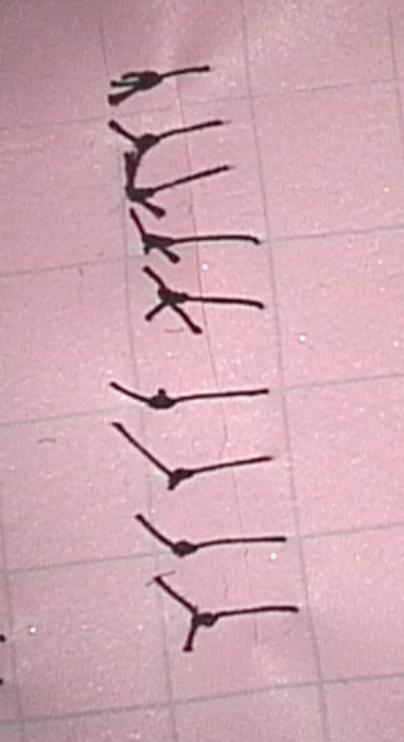
#> input picture Assignment1/data/img1.png, 404 x 742 px, found by its file name; its folder holds only this picture in this run
$ python final_def.py
#> lines starting #> are read from the running program, lines starting #| are printed output that depends on the picture; after the words box and inside, x2 and y2 are one past the last pixel; in counts of white or black regions, pixels touching at a corner belong together
import os
import cv2
import numpy as np


# To Read all images from the given dir.
def open_files():
    # Storing data directory :
    main_dir = os.getcwd()
    img_srcfolder = 'data'
    data_path = os.path.join(main_dir, img_srcfolder)

    #Storing the list of images :
    images_list = []

    if os.path.exists(data_path):
        for filename in os.listdir(data_path):
            img_path = os.path.join(data_path, filename)

            #read curr_img :
            img = cv2.imread(img_path)
#> img is the input picture: shape (742, 404, 3); mean B, G, R 177.7, 167.8, 207.1
            images_list.append(img)

    else:
        print(f"[ERROR]The '{img_srcfolder}' subfolder does not exist in the present directory!")

    return images_list


def apply_gaus(image):
    kernel_size = 3
    sigma = 1.0

    blurred_channels = [gaussian_blur_single_channel(channel, kernel_size, sigma) for channel in cv2.split(image)]
    blurred_image = cv2.merge(blurred_channels)
    return blurred_image


def gaussian_blur_single_channel(channel, kernel_size, sigma):
    kernel = gaussian_kernel(kernel_size, sigma)

    blurred_channel = convolution(channel, kernel)      # Applying convolution
    return blurred_channel


def gaussian_kernel(size, sigma):
    if sigma == 0:
        # No blurring, return a kernel with all zeros except for the center
        kernel = np.zeros((size, size))
        kernel[size // 2, size // 2] = 1
        return kernel
    else:
        kernel = np.fromfunction(
            lambda x, y: (1/(2*np.pi*sigma**2)) * np.exp(-((x-(size-1)/2)**2 + (y-(size-1)/2)**2)/(2*sigma**2)),
            (size, size)
        )
        return kernel / np.sum(kernel)


def convolution(image, kernel):
    height, width = image.shape
    k_height, k_width = kernel.shape

    pad_height = k_height // 2
    pad_width = k_width // 2

    # Create zero-padded image
    padded_image = np.zeros((height + 2 * pad_height, width + 2 * pad_width))
    padded_image[pad_height:pad_height+height, pad_width:pad_width+width] = image

    # Initialize result image
    result_image = np.zeros_like(image)

    # Perform convolution
    for i in range(height):
        for j in range(width):
            result_image[i, j] = np.sum(padded_image[i:i+k_height, j:j+k_width] * kernel)

    return result_image.astype(np.uint8)


def apply_sharpen(image, blurred_image):
    # subtracting a blurred version of img. from the original img.
    alpha = 1.5     #sharpening factor(alpha)
    beta = 0.5

    sharpened_image = (alpha * image) - (beta * blurred_image)
    sharpened_image = np.clip(sharpened_image, 0, 255).astype(np.uint8)
    return sharpened_image


def apply_gray(image):
    gray_img = cv2.cvtColor(image, cv2.COLOR_BGR2GRAY)
    return gray_img


def apply_threshold(image, threshold_value):
    thresholded_image = np.where(image >= threshold_value, 255, 0).astype(np.uint8)
    return thresholded_image


def apply_opening(inverted_image):
    kernel_x5 = np.ones((1, 5), np.uint8)
    kernel_x10 = np.ones((1, 10), np.uint8)

    open_1 = cv2.morphologyEx(inverted_image, cv2.MORPH_OPEN, kernel_x5)
    open_2 = cv2.morphologyEx(inverted_image, cv2.MORPH_OPEN, kernel_x10)
    opened_image = cv2.bitwise_and(open_1, open_2)
    return opened_image


def count_sutures(binary_image, org_image):
    contours, _ = cv2.findContours(binary_image, cv2.RETR_EXTERNAL, cv2.CHAIN_APPROX_NONE)

    ctr = 0
    total_contour_len = 0
    contour_len = []
    centroids = []
    angles = []

    for contour in contours:
        length = len(contour)
        contour_len.append(length)
        total_contour_len += length

    if len(contours) > 0:
        average_contour_length = total_contour_len / len(contours)
        median_contour_length = np.median(contour_len)
        # print("\n[LOG]Average contour length:", average_contour_length)
        # print("[LOG]Median contour length:", median_contour_length)

        for contour in contours:
            # print(len(contour))
            if len(contour) >= median_contour_length:
                ctr += 1
                leftmost = tuple(contour[contour[:, :, 0].argmin()][0])
                rightmost = tuple(contour[contour[:, :, 0].argmax()][0])
                centroid = tuple(contour.mean(axis=0)[0].astype(int))
                centroids.append(centroid)

                angle = np.arctan2(leftmost[1] - centroid[1], leftmost[0] - centroid[0])
                angles.append(angle)

                cv2.circle(org_image, leftmost, 4, (100, 255, 0), -1)
                cv2.circle(org_image, rightmost, 4, (140, 155, 270), -1)
                cv2.circle(org_image, centroid, 6, (255, 255, 0), -1)

        # print("[LOG]Contours with len. greater than median contour len: ", ctr)

    return ctr


# Taking i/p as images & storing them in a list as GrayScale
images_list = open_files()
#> images_list = 1 item
print(f"[SUCCESS]Found {len(images_list)} image(s)...Ready to process!")
#> (printed output is left out)

# Applying Gaussian Blur
blurred_images = [apply_gaus(img) for img in images_list]
#> in convolution, `padded_image[pad_height:pad_height+height, pad_width:pad_width+width] ..`:
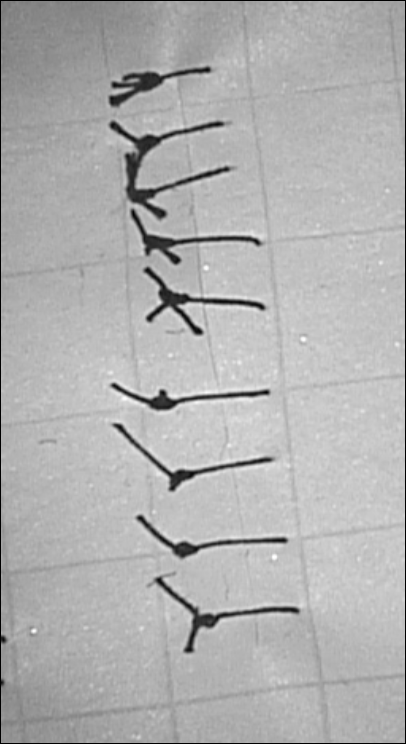
#> padded_image: shape (744, 406) float64; min 0, max 255, mean 176.3
#> after the loop in convolution, `for i in range(height):`:
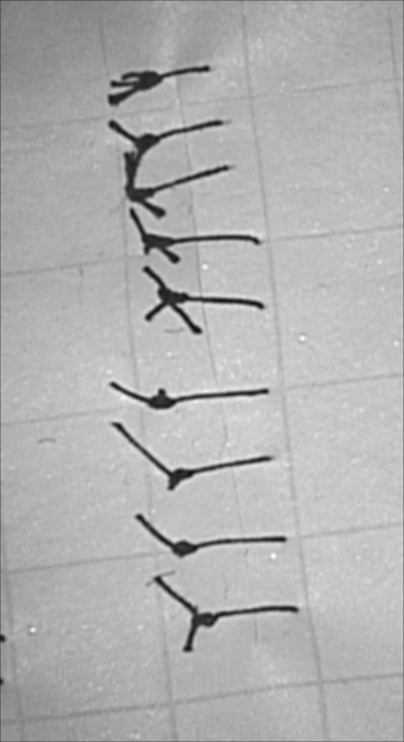
#> result_image: shape (742, 404); min 13, max 252, mean 176.8
#> in convolution (call 3), `padded_image[pad_height:pad_height+height, pad_width:pad_width+width] ..`:
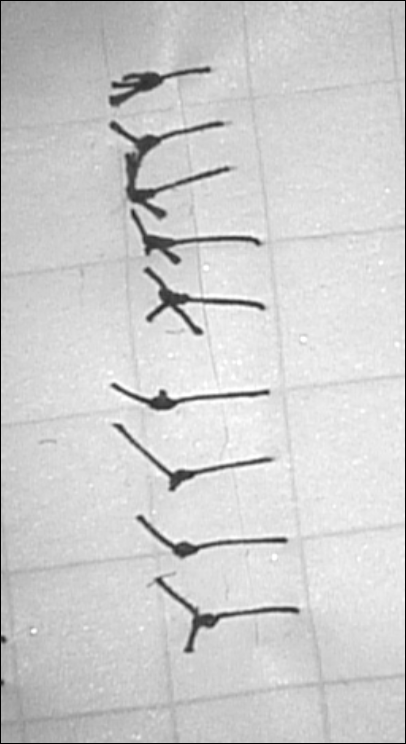
#> padded_image: shape (744, 406) float64; min 0, max 255, mean 205.5
#> after the loop in convolution (call 3), `for i in range(height):`:
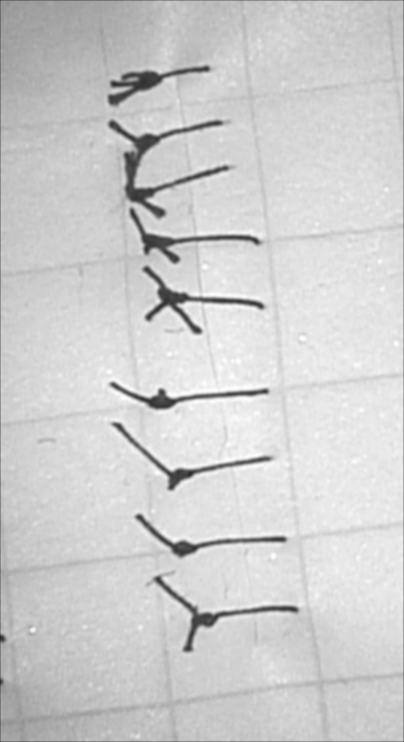
#> result_image: shape (742, 404); min 41, max 254, mean 206.2
#> in apply_gaus, `blurred_channels = [gaussian_blur_single_channel(channel, kernel_size,..`: blurred_channels = 3 items
#> blurred_images = 1 item
print("\n[LOG]Applied Gaussion Blur to all images!")

# Sharpening Images
sharpened_images = [apply_sharpen(img, blur_img) for img, blur_img in zip(images_list, blurred_images)]
#> sharpened_images = 1 item
print("[LOG]Sharpened all images!")

# Converting to Single Channel : GrayScale
gray_images = [apply_gray(sharpen_img) for sharpen_img in sharpened_images]
#> gray_images = 1 item
print("[LOG]Converted all images to Single Channel!")

# Thresholding : for segmentation
threshold_val = 120
bin_images = [apply_threshold(gray_img, threshold_val) for gray_img in gray_images]
#> in apply_threshold, `thresholded_image = np.where(image >= threshold_value, 255, 0).astype(..`:
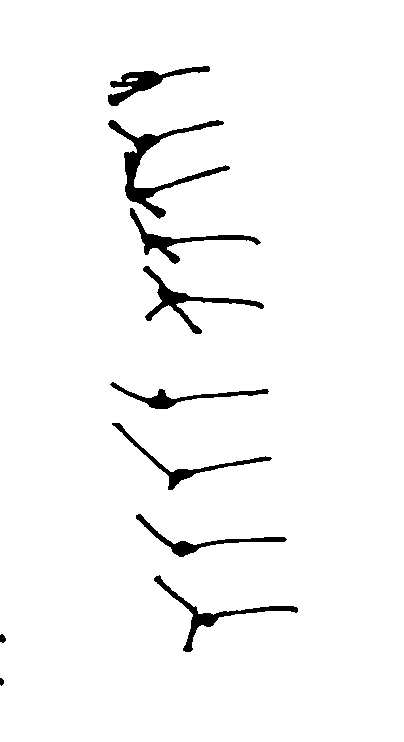
#> thresholded_image: shape (742, 404); 96.8% white; 10 black regions, largest, box (x1, y1, x2, y2) and area: (108, 120, 230, 219) 2188, (143, 266, 264, 334) 1246, (154, 575, 298, 652) 1150
#> bin_images = 1 item
print("[LOG]Converted all images to Binary images!")

# Inversion of Images
inverted_images = [255 - bin_img for bin_img in bin_images]
#> inverted_images = 1 item
print("\n[LOG]Inverted all images!")

# Applying opening to images (erosion followed by dilation)
opened_images = [apply_opening(inverted_img) for inverted_img in inverted_images]
#> in apply_opening, `open_2 = cv2.morphologyEx(inverted_image, cv2.MORPH_OPEN, kernel_x10)`:
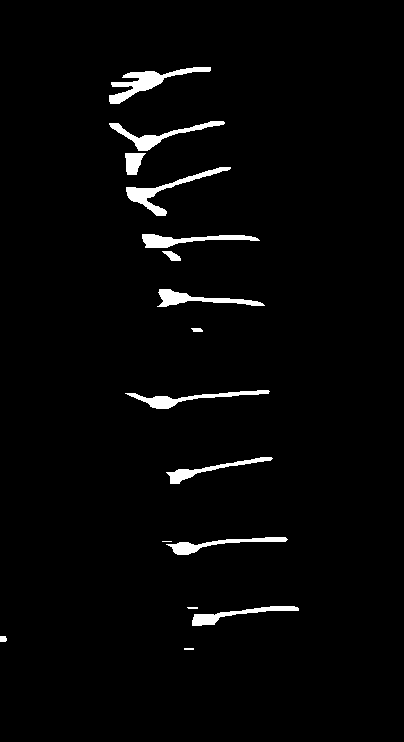
#> open_2: shape (742, 404); 2.5% white; 16 white regions (1 under 20 px), largest, box (x1, y1, x2, y2) and area: (109, 67, 211, 104) 1089, (126, 167, 231, 216) 902, (109, 121, 225, 151) 792
#> in apply_opening, `opened_image = cv2.bitwise_and(open_1, open_2)`:
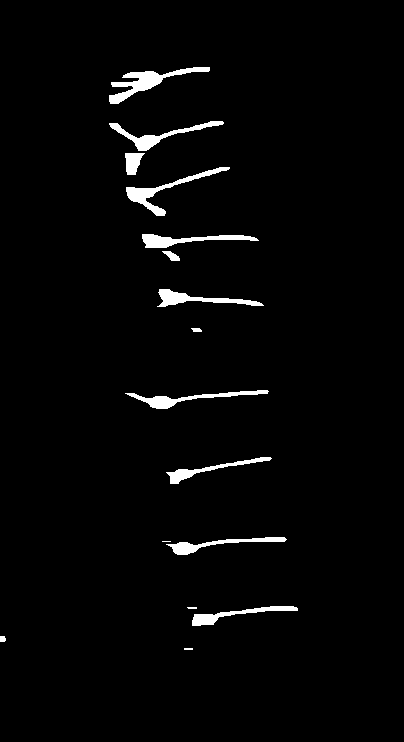
#> opened_image: shape (742, 404); 2.4% white; 16 white regions (3 under 20 px)
#> opened_images = 1 item
print("[LOG]Applied Errosion & Dilation to -ve images!", end="\n")

# Counting sutures for each image
suture_counts = [count_sutures(opened_img, org_img) for opened_img, org_img in zip(opened_images, images_list)]
#> in count_sutures, `contours, _ = cv2.findContours(binary_image, cv2.RETR_EXTERNAL, cv2.CH..`: contours = 16 contours, 3 with area under 20; largest, box (x1, y1, x2, y2) and area: (109, 67, 210, 104) 898, (126, 167, 230, 216) 720, (109, 121, 224, 151) 626, (142, 234, 259, 248) 600, (125, 390, 269, 409) 591
#> the loop in count_sutures, `for contour in contours:` made 16 passes
#> (length, total_contour_len) on passes 1 to 8: (18, 18), (18, 36), (19, 55), (223, 278), (16, 294), (243, 537), (218, 755), (288, 1043)
#> after the loop in count_sutures, `for contour in contours:`: contour_len = [18, 18, 19, 223, 16, 243, 218, 288, 22, 228, 38, 242, 262, 69, 237, 296]; total_contour_len = 2437
#> in count_sutures, `average_contour_length = total_contour_len / len(contours)`: average_contour_length = 152.3
#> in count_sutures, `median_contour_length = np.median(contour_len)`: median_contour_length = 220.5
#> the loop in count_sutures, `for contour in contours:` made 16 passes
#> (leftmost, rightmost, centroid, angle) on passes 4, 6, 8, 10, 12, 13, 15, 16: ((192, 620), (297, 610), (242, 612), 2.98), ((166, 544), (286, 539), (225, 542), 3.11), ((125, 393), (268, 391), (196, 396), -3.1), ((157, 306), (263, 305), (206, 299), 3), ((142, 234), (258, 240), (197, 238), -3.07), ((126, 187), (229, 168), (172, 187), 3.14), ((109, 123), (223, 123), (165, 132), -2.98), ((109, 95), (209, 70), (148, 80), 2.77)
#> after the loop in count_sutures, `for contour in contours:`: angles = [2.98, 3.11, -3.1, 3, -3.07, 3.14, -2.98, 2.77]; centroids = [(242, 612), (225, 542), (196, 396), (206, 299), (197, 238), (172, 187), (165, 132), (148, 80)]; ctr = 8
#> suture_counts = [8]
print("\n[SUCCESS]Following are the Sutures count : ", end = "\n")


# Displaying Results
for idx, (original_img, blurred_img, sharpen_img, gray_img, bin_img, inverted_img, opened_img, suture_count) in enumerate(zip(images_list, blurred_images, sharpened_images, gray_images, bin_images, inverted_images, opened_images, suture_counts)):
    # Display the images
    cv2.imshow(f'Original Image {idx + 1}', original_img)
    cv2.imshow(f'Blurred {idx + 1}', blurred_img)
    cv2.imshow(f'Sharpened {idx + 1}', sharpen_img)
    cv2.imshow(f'Gray {idx + 1}', gray_img)
    cv2.imshow(f'Threshholded {idx + 1}', bin_img)
    cv2.imshow(f'Inverted {idx + 1}', inverted_img)
    cv2.imshow(f'Opened Image {idx + 1}', opened_img)
    print(f'Image {idx + 1}: {suture_count}')
    cv2.waitKey(1000)
#> this loop made 1 pass
#> (printed output is left out)


# [9 lines of commented-out code are left out]

if(cv2.waitKey() == 27) :
#> (key Esc is pressed here)
    cv2.destroyAllWindows()


'''
Img1 - 9
Img2 - 5
Img3 - 9
Img4 - 10
Img5 - 10           OK
Img6 - 13
Img7 - 8            OK
Img8 - 17
Img9 - 16
Img10 - 14

'''

$ run again, on Assignment1/data/img4.png
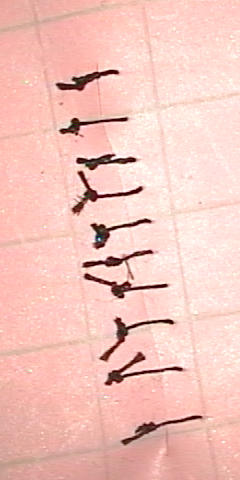
#> input picture Assignment1/data/img4.png, 240 x 480 px, found by its file name
#> in open_files, img is the input picture: shape (480, 240, 3); mean B, G, R 187.7, 196.5, 242.7
#> images_list = 1 item
#> (printed output is left out)
#> blurred_channels = 3 items
#> blurred_images = 1 item
#> in apply_threshold, `thresholded_image = np.where(image >= threshold_value, 255, 0).astype(..`:
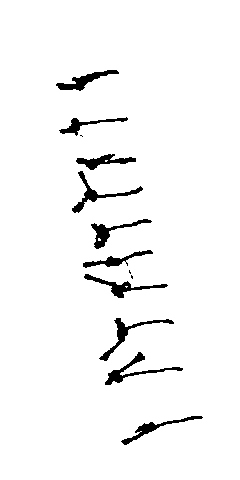
#> thresholded_image: shape (480, 240); 96.4% white; 13 black regions (3 under 20 px), largest, box (x1, y1, x2, y2) and area: (105, 352, 183, 385) 477, (72, 171, 143, 213) 469, (99, 318, 174, 361) 457
#> open_1: shape (480, 240); 3.5% white; 13 white regions (1 under 20 px), largest, box (x1, y1, x2, y2) and area: (105, 354, 183, 385) 467, (84, 275, 168, 298) 433, (56, 70, 119, 90) 430
#> open_2: shape (480, 240); 2.8% white; 19 white regions (1 under 20 px), largest, box (x1, y1, x2, y2) and area: (57, 70, 120, 90) 416, (85, 277, 169, 296) 378, (77, 155, 137, 167) 347
#> in apply_opening, `opened_image = cv2.bitwise_and(open_1, open_2)`:
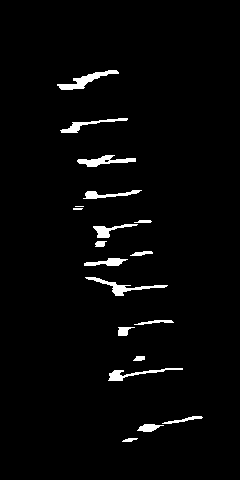
#> opened_image: shape (480, 240); 2.6% white; 19 white regions (2 under 20 px)
#> contours = 19 contours, 2 with area under 20; largest, box (x1, y1, x2, y2) and area: (57, 70, 119, 90) 326, (77, 155, 136, 167) 270, (85, 277, 168, 296) 261, (108, 368, 183, 381) 194, (60, 118, 128, 133) 190
#> the loop in count_sutures, `for contour in contours:` made 19 passes
#> (length, total_contour_len) on passes 1 to 8: (30, 30), (53, 83), (80, 163), (167, 330), (26, 356), (44, 400), (78, 478), (188, 666)
#> after the loop in count_sutures, `for contour in contours:`: contour_len = [30, 53, 80, 167, 26, 44, 78, 188, 90, 45, 28, 101, 34, 19, 16, 122, 131, 145, 139]; total_contour_len = 1536
#> average_contour_length = 80.84
#> median_contour_length = 78
#> the loop in count_sutures, `for contour in contours:` made 19 passes
#> (leftmost, rightmost, centroid, angle) on passes 3, 4, 7, 8, 9, 12, 16, 17: ((162, 423), (202, 417), (182, 419), 2.94), ((108, 380), (182, 369), (142, 372), 2.91), ((134, 324), (173, 322), (153, 321), 2.98), ((85, 277), (167, 285), (125, 285), -2.94), ((84, 263), (127, 259), (105, 262), 3.09), ((93, 226), (137, 224), (113, 228), -3.04), ((83, 198), (141, 190), (110, 194), 2.99), ((77, 160), (135, 161), (106, 160), 3.14)
#> after the loop in count_sutures, `for contour in contours:`: angles = [2.94, 2.91, 2.98, -2.94, 3.09, -3.04, 2.99, 3.14, 2.93, 2.97]; centroids = [(182, 419), (142, 372), (153, 321), (125, 285), (105, 262), (113, 228), (110, 194), (106, 160), (92, 123), (86, 79)]; ctr = 10
#> suture_counts = [10]
#> the loop `for idx, (original_img, blurred_img, sharpen_img, gray_img, bin_img, i..` made 1 pass
#> (printed output is left out)

$ run again, on Assignment1/data/img5.png
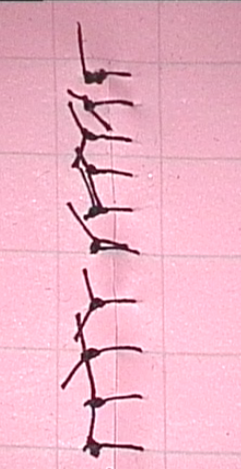
#> input picture Assignment1/data/img5.png, 241 x 469 px, found by its file name
#> in open_files, img is the input picture: shape (469, 241, 3); mean B, G, R 198.1, 179, 236.5
#> images_list = 1 item
#> (printed output is left out)
#> blurred_channels = 3 items
#> blurred_images = 1 item
#> in apply_threshold, `thresholded_image = np.where(image >= threshold_value, 255, 0).astype(..`:
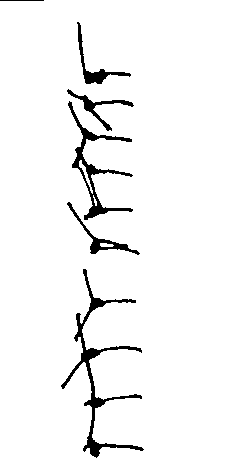
#> thresholded_image: shape (469, 241); 96.1% white; 6 black regions, box (x1, y1, x2, y2) and area: (61, 269, 144, 458) 1788, (68, 101, 133, 220) 1209, (77, 22, 131, 84) 494, (67, 202, 140, 255) 466, (67, 89, 134, 131) 428, (0, 0, 44, 1) 44
#> open_1: shape (469, 241); 2.8% white; 22 white regions (7 under 20 px), largest, box (x1, y1, x2, y2) and area: (67, 91, 134, 117) 347, (90, 237, 140, 254) 341, (83, 70, 131, 84) 334
#> open_2: shape (469, 241); 2.1% white; 15 white regions (2 under 20 px), largest, box (x1, y1, x2, y2) and area: (84, 72, 132, 82) 284, (82, 346, 142, 359) 262, (91, 239, 138, 251) 256
#> in apply_opening, `opened_image = cv2.bitwise_and(open_1, open_2)`:
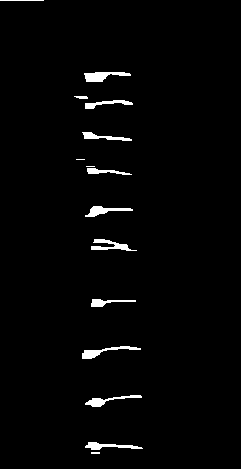
#> opened_image: shape (469, 241); 2% white; 15 white regions (3 under 20 px)
#> contours = 15 contours, 5 with area under 20; largest, box (x1, y1, x2, y2) and area: (84, 72, 131, 82) 220, (82, 346, 141, 359) 184, (85, 206, 133, 217) 180, (91, 239, 137, 251) 170, (85, 395, 142, 407) 164
#> the loop in count_sutures, `for contour in contours:` made 15 passes
#> (length, total_contour_len) on passes 1 to 8: (18, 18), (118, 136), (116, 252), (125, 377), (95, 472), (141, 613), (99, 712), (92, 804)
#> after the loop in count_sutures, `for contour in contours:`: contour_len = [18, 118, 116, 125, 95, 141, 99, 92, 16, 16, 103, 101, 27, 101, 86]; total_contour_len = 1254
#> average_contour_length = 83.6
#> median_contour_length = 99
#> the loop in count_sutures, `for contour in contours:` made 15 passes
#> (leftmost, rightmost, centroid, angle) on passes 2, 3, 4, 6, 7, 11, 12, 14: ((85, 446), (142, 448), (112, 445), 3.1), ((85, 403), (141, 397), (112, 398), 2.96), ((82, 353), (140, 349), (109, 350), 3.03), ((91, 246), (136, 250), (109, 245), 3.09), ((85, 215), (132, 210), (107, 210), 2.92), ((82, 132), (131, 140), (105, 136), -2.97), ((85, 103), (132, 104), (107, 102), 3.1), ((84, 73), (130, 75), (105, 74), -3.09)
#> after the loop in count_sutures, `for contour in contours:`: angles = [3.1, 2.96, 3.03, 3.09, 2.92, -2.97, 3.1, -3.09]; centroids = [(112, 445), (112, 398), (109, 350), (109, 245), (107, 210), (105, 136), (107, 102), (105, 74)]; ctr = 8
#> suture_counts = [8]
#> the loop `for idx, (original_img, blurred_img, sharpen_img, gray_img, bin_img, i..` made 1 pass
#> (printed output is left out)
